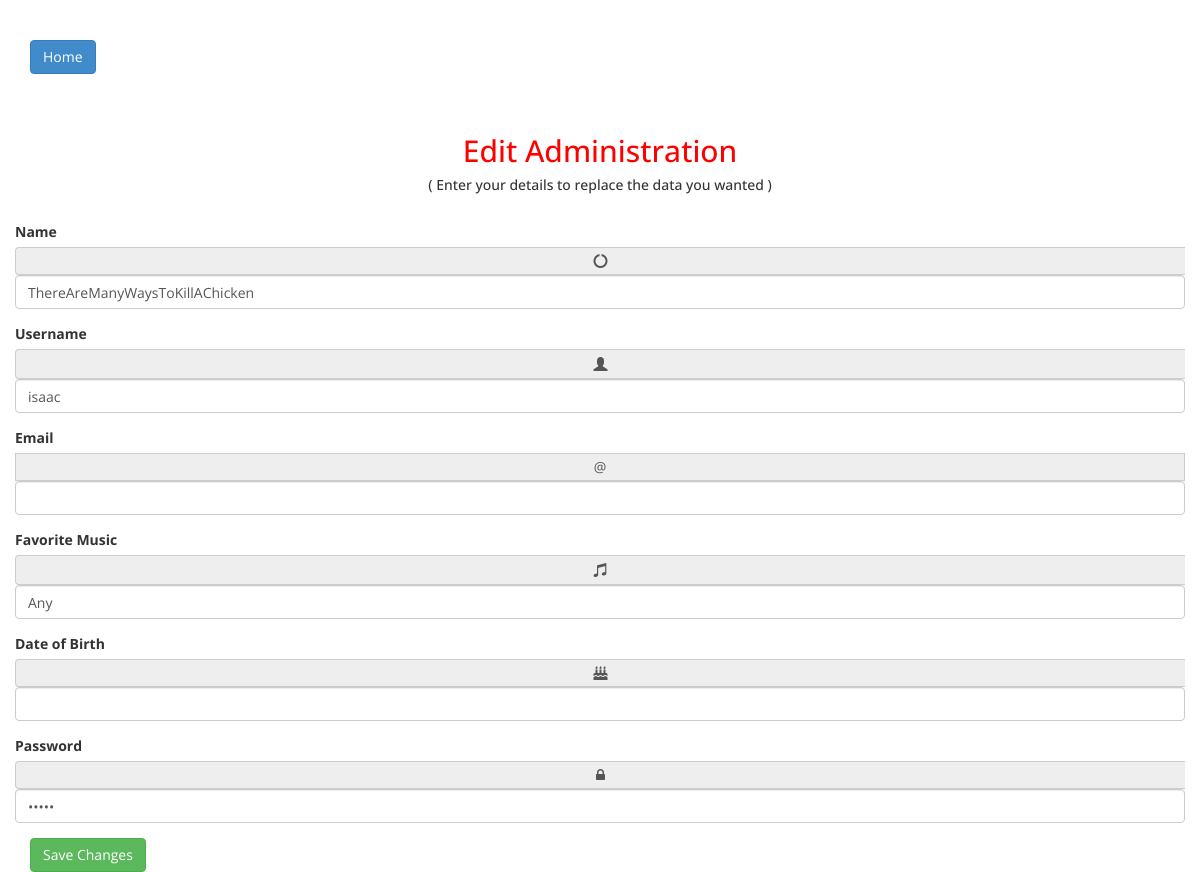
The page /edit.php?id=1 on the database its author committed.
### tables this page shows
CREATE TABLE `users` (
  `id` int(255) NOT NULL,
  `name` varchar(255) NOT NULL,
  `username` varchar(255) NOT NULL,
  `email` varchar(255) NOT NULL,
  `favoritemusic` varchar(255) NOT NULL,
  `dateofbirth` date DEFAULT NULL,
  `password` varchar(255) NOT NULL
);

### edit.php (the view, shortened to what this page needs)
<?php
include('server.php');
 $id = $_GET['id'];
 $m = mysqli_query($db, "SELECT * FROM users WHERE id= '$id'");
 $check = mysqli_fetch_array($m);
?>
<!DOCTYPE html>
<html xmlns="http://www.w3.org/1999/xhtml">
<head>
    <link href="assets/css/bootstrap.css" rel="stylesheet" />
    <link href="assets/css/font-awesome.css" rel="stylesheet" />
    <link href="assets/css/custom.css" rel="stylesheet" />
   <link rel="stylesheet" href="//code.jquery.com/ui/1.12.1/themes/base/jquery-ui.css">
</head>
<body>
    <div class="container">
    	<br><br>
      <a href="./user.php"><button class="btn btn-primary" name="home">Home</button></a>
        <div class="row text-center  ">
            <div class="col-md-12">
                <br /><br />
                <h2>Edit Administration</h2>
                <h5>( Enter your details to replace the data you wanted )</h5>
                 <br />
            </div>
        </div>
	<form role="form" method="post" action="update.php" >
         <div class="form-group row">
		  <label for="example-text-input" class="col-2 col-form-label">Name</label>
		  <div class="col-10">
		  	<span class="input-group-addon"><i class="fa fa-circle-o-notch"  ></i></span>
		    <input class="form-control" name ="regname" type="text" value="<?php echo $check['name'];?>" id="example-text-input">
		  </div>
		</div>
		<div class="form-group row">
		  <label for="example-search-input" class="col-2 col-form-label">Username</label>
		  <div class="col-10">
		  	<span class="input-group-addon"><i class="glyphicon glyphicon-user"></i></span>
		    <input class="form-control" name ="regusername" type="text" value="<?php echo $check['username'];?>" id="example-search-input">
		  </div>
		</div>
		<div class="form-group row">
          <label for="example-email-input" class="col-2 col-form-label">Email</label>
          <span class="input-group-addon">@</span>
          <div class="col-10">
            <input class="form-control" name="regemail" type="text" value="" id="example-email-input">
          </div>
        </div>
		<div class="form-group row">
		  <label for="example-email-input" class="col-2 col-form-label">Favorite Music</label>
		  <div class="col-10">
		  	<span class="input-group-addon"><i class="glyphicon glyphicon-music"></i></span>
		    <input class="form-control" name ="regfavoritemusic" type="text" value="<?php echo $check['favoritemusic'];?>" id="example-email-input">
		  </div>
		</div>
		<div class="form-group row">
		  <label for="example-url-input" class="col-2 col-form-label">Date of Birth</label>
		  <div class="col-10">
		  	<span class="input-group-addon"><i class="fa fa-birthday-cake" aria-hidden="true"></i></span>
		    <input class="form-control" name ="regbirth" type="text" value="" id="datepicker">
		  </div>
		</div>
		<div class="form-group row" >
		  <label for="example-password-input" class="col-2 col-form-label">Password</label>
		  <div class="col-10">
		  	<span class="input-group-addon"><i class="fa fa-lock"  ></i></span>
		    <input class="form-control" name ="regpassword" type="password" value="<?php echo $check['password'];?>" id="">
		  </div>
		</div>
		<button type="submit" class="btn btn-success" name="editzz">Save Changes</button>
	</div>
</body>
</html>

### assets/css/custom.css (style rules this page uses)
body { font-family: 'Open Sans', sans-serif; }
a { color: none; }
.text-center { text-align:center; }
h2 { color: #f00; }

### rows shown on the page
users: regname "ThereAreManyWaysToKillAChicken", regusername "isaac", regfavoritemusic "Any"
